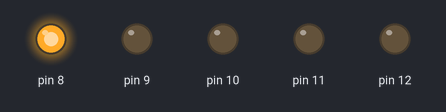
Bench run of a sketch on a simulated Arduino Uno, built with avr-gcc and run on an emulated ATmega328P. Parts: output pins drawn as LEDs (lit = HIGH).

Above: at 0.03 s.
At 0.63 s:
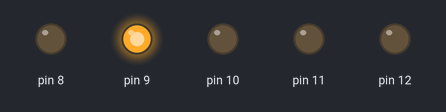
At 1.23 s:
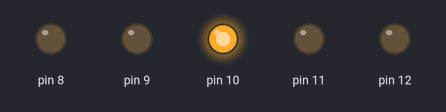
At 1.83 s:
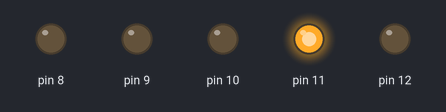
At 2.4 s:
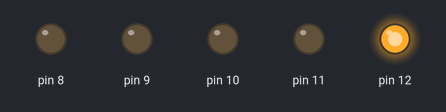
Timing chart, 0 to 3.0 s (numbered marks = the images above):
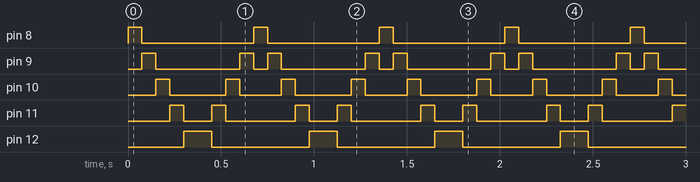

The sketch:

fut_f_ny.ino
```cpp
void setup()
{
  pinMode(8,OUTPUT);
  pinMode(9,OUTPUT);
  pinMode(10,OUTPUT);
  pinMode(11,OUTPUT);
  pinMode(12,OUTPUT);
}

void loop()
{
  PORTB = 1;
  byte delayErtek = 75;
  delay(delayErtek);

  for(int i = 1; i <= 4; i++)
  {
    PORTB = 1 << i;
    delay(delayErtek);
  }

  for(int i = 4; i > 0; i--)
  {
    PORTB = 1 << i;
    delay(delayErtek);
  }
}
```

Measured:
- by itself, pin 8: alternates HIGH for 0.08 s and LOW for 0.60 s
- by itself, pin 9: repeats every 0.68 s: LOW 0.45 s, HIGH 0.08 s, LOW 0.08 s, HIGH 0.08 s
- by itself, pin 10: alternates HIGH for 0.08 s and LOW for 0.26 s
- by itself, pin 11: repeats every 0.68 s: LOW 0.15 s, HIGH 0.08 s, LOW 0.38 s, HIGH 0.08 s
- by itself, pin 12: alternates HIGH for 0.15 s and LOW for 0.53 s
